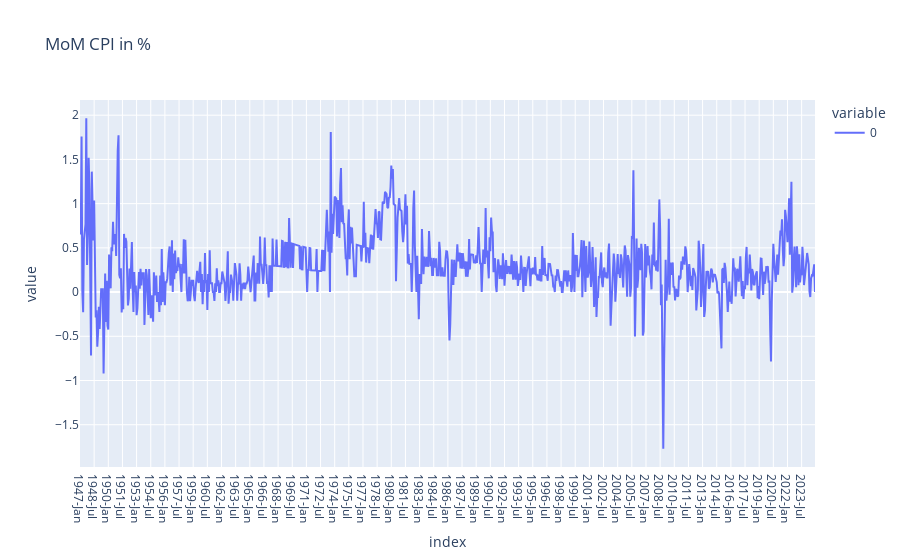

The code cell stored with this chart in its notebook:
### Code cell
MoMCPIFig = px.line(MoMCPI, x=MoMCPI.index, y=MoMCPI.columns, title='MoM CPI in %')
MoMCPIFig.show()

### Figure 1 — Plotly figure (JSON) as saved in the notebook; plotly's stock layout.template omitted (floating-point values rounded to 4 significant figures; data arrays with more than 128 entries replaced by an {"elided": "..."} marker saying what was removed)
{"data": [{"hovertemplate": "variable=0<br>index=%{x}<br>value=%{y}<extra></extra>", "legendgroup": "0", "line": {"color": "#636efa", "dash": "solid"}, "marker": {"symbol": "circle"}, "mode": "lines", "name": "0", "orientation": "v", "showlegend": true, "type": "scatter", "x": {"elided": "936 str values"}, "xaxis": "x", "y": {"elided": "936 float values"}, "yaxis": "y"}], "layout": {"legend": {"title": {"text": "variable"}, "tracegroupgap": 0}, "title": {"text": "MoM CPI in %"}, "xaxis": {"anchor": "y", "domain": [0, 1], "title": {"text": "index"}}, "yaxis": {"anchor": "x", "domain": [0, 1], "title": {"text": "value"}}}}
